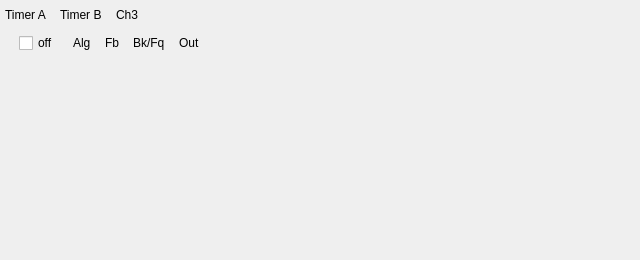
<?xml version="1.0" encoding="UTF-8"?>
<ui version="4.0">
 <class>FMPage</class>
 <widget class="QWidget" name="FMPage">
  <property name="geometry">
   <rect>
    <x>0</x>
    <y>0</y>
    <width>640</width>
    <height>260</height>
   </rect>
  </property>
  <property name="windowTitle">
   <string>Form</string>
  </property>
  <layout class="QVBoxLayout" name="layFm">
   <property name="spacing">
    <number>8</number>
   </property>
   <property name="leftMargin">
    <number>5</number>
   </property>
   <property name="topMargin">
    <number>5</number>
   </property>
   <property name="rightMargin">
    <number>5</number>
   </property>
   <property name="bottomMargin">
    <number>5</number>
   </property>
   <item>
    <layout class="QHBoxLayout" name="layTimers">
     <property name="spacing">
      <number>14</number>
     </property>
     <item>
      <widget class="QLabel" name="labTimerA">
       <property name="text">
        <string>Timer A</string>
       </property>
      </widget>
     </item>
     <item>
      <widget class="QLabel" name="labTimerB">
       <property name="text">
        <string>Timer B</string>
       </property>
      </widget>
     </item>
     <item>
      <widget class="QLabel" name="labCh3">
       <property name="text">
        <string>Ch3</string>
       </property>
      </widget>
     </item>
     <item>
      <spacer name="spcTimers">
       <property name="orientation">
        <enum>Qt::Horizontal</enum>
       </property>
       <property name="sizeHint" stdset="0">
        <size>
         <width>0</width>
         <height>20</height>
        </size>
       </property>
      </spacer>
     </item>
    </layout>
   </item>
   <item>
    <layout class="QHBoxLayout" name="layFmChan">
     <property name="spacing">
      <number>14</number>
     </property>
     <item>
      <widget class="QWidget" name="wChanTabs" native="true"/>
     </item>
     <item>
      <widget class="QCheckBox" name="fmChanOff">
       <property name="text">
        <string>off</string>
       </property>
      </widget>
     </item>
     <item>
      <widget class="QLabel" name="labAlg">
       <property name="text">
        <string>Alg</string>
       </property>
      </widget>
     </item>
     <item>
      <widget class="QLabel" name="labFb">
       <property name="text">
        <string>Fb</string>
       </property>
      </widget>
     </item>
     <item>
      <widget class="QLabel" name="labBkFq">
       <property name="text">
        <string>Bk/Fq</string>
       </property>
      </widget>
     </item>
     <item>
      <widget class="QLabel" name="labChanOut">
       <property name="text">
        <string>Out</string>
       </property>
      </widget>
     </item>
     <item>
      <spacer name="spcFmChan">
       <property name="orientation">
        <enum>Qt::Horizontal</enum>
       </property>
       <property name="sizeHint" stdset="0">
        <size>
         <width>0</width>
         <height>20</height>
        </size>
       </property>
      </spacer>
     </item>
    </layout>
   </item>
   <item>
    <widget class="QWidget" name="wOpTable" native="true"/>
   </item>
   <item>
    <spacer name="spcFm">
     <property name="orientation">
      <enum>Qt::Vertical</enum>
     </property>
     <property name="sizeHint" stdset="0">
      <size>
       <width>20</width>
       <height>0</height>
      </size>
     </property>
    </spacer>
   </item>
  </layout>
 </widget>
 <resources/>
 <connections/>
</ui>
